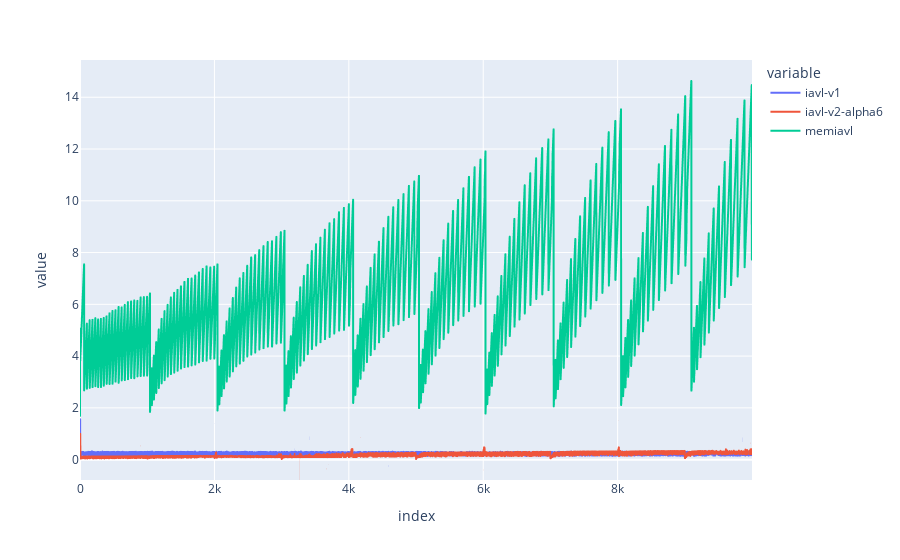

Write notebook code for a chart like this one.
### Code cell
px.line(pl.DataFrame([r.versions_df['mem_gb'].alias(r.name) for r in basic_small_runs]))

### Figure 1 — Plotly figure (JSON) as saved in the notebook; plotly's stock layout.template omitted (floating-point values rounded to 4 significant figures; data arrays with more than 128 entries replaced by an {"elided": "..."} marker saying what was removed)
{"data": [{"hovertemplate": "variable=iavl-v1<br>index=%{x}<br>value=%{y}<extra></extra>", "legendgroup": "iavl-v1", "line": {"color": "#636efa", "dash": "solid"}, "marker": {"symbol": "circle"}, "mode": "lines", "name": "iavl-v1", "showlegend": true, "x": {"elided": "10000 int values"}, "xaxis": "x", "y": {"elided": "10000 float values"}, "yaxis": "y", "type": "scattergl"}, {"hovertemplate": "variable=iavl-v2-alpha6<br>index=%{x}<br>value=%{y}<extra></extra>", "legendgroup": "iavl-v2-alpha6", "line": {"color": "#EF553B", "dash": "solid"}, "marker": {"symbol": "circle"}, "mode": "lines", "name": "iavl-v2-alpha6", "showlegend": true, "x": {"elided": "10000 int values"}, "xaxis": "x", "y": {"elided": "10000 float values"}, "yaxis": "y", "type": "scattergl"}, {"hovertemplate": "variable=memiavl<br>index=%{x}<br>value=%{y}<extra></extra>", "legendgroup": "memiavl", "line": {"color": "#00cc96", "dash": "solid"}, "marker": {"symbol": "circle"}, "mode": "lines", "name": "memiavl", "showlegend": true, "x": {"elided": "10000 int values"}, "xaxis": "x", "y": {"elided": "10000 float values"}, "yaxis": "y", "type": "scattergl"}], "layout": {"xaxis": {"anchor": "y", "domain": [0.0, 1.0], "title": {"text": "index"}}, "yaxis": {"anchor": "x", "domain": [0.0, 1.0], "title": {"text": "value"}}, "legend": {"title": {"text": "variable"}, "tracegroupgap": 0}, "margin": {"t": 60}}}
